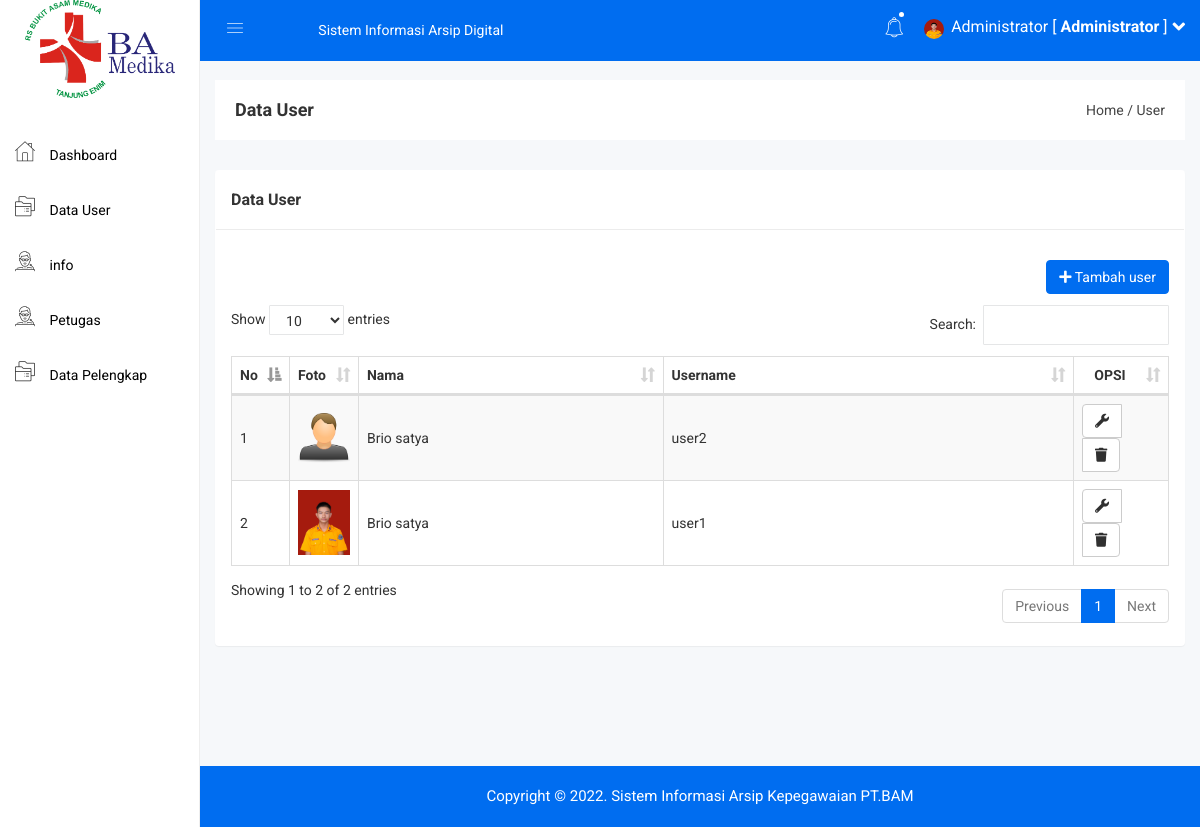
Before: /admin/user.php (signed in) with the older database file.
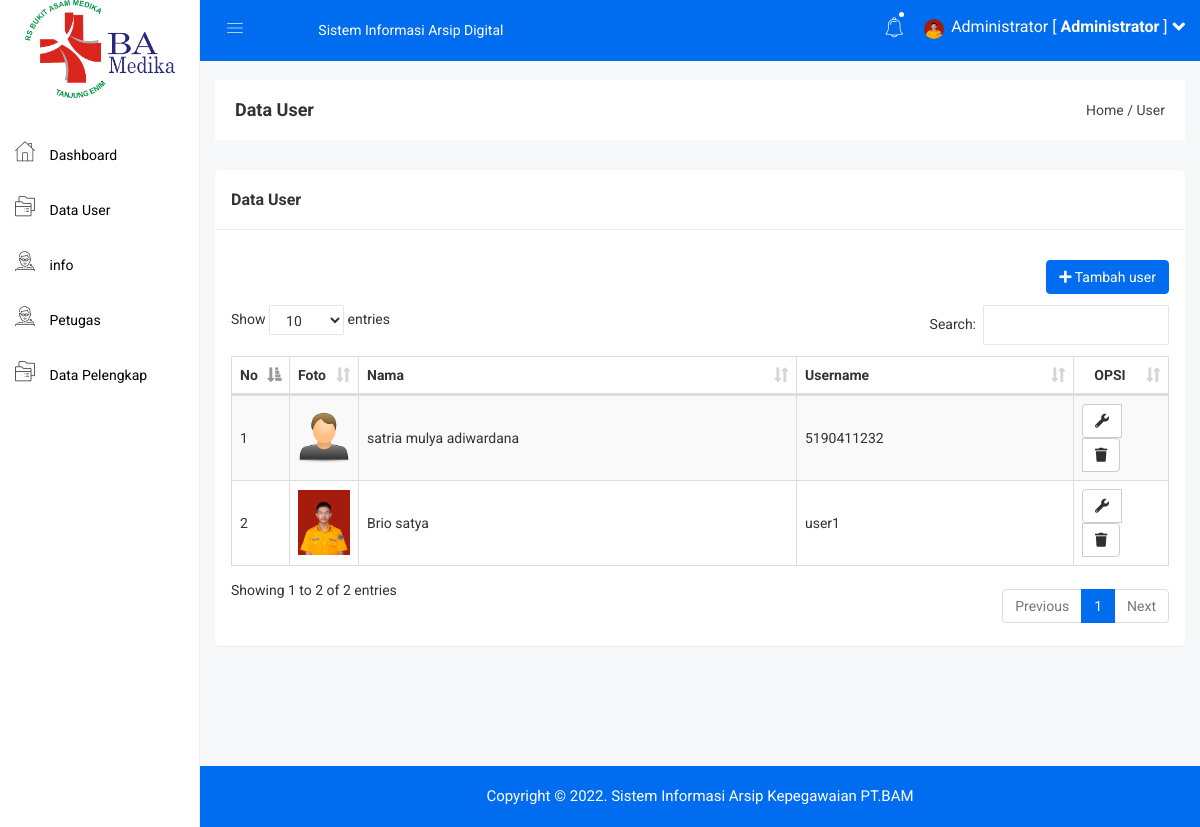
After: the same page with the newer database file.
### tables this page shows
CREATE TABLE `diri` (
  `id` int(11) NOT NULL,
  `username` varchar(50) NOT NULL,
  `password` varchar(50) NOT NULL,
  `nama` varchar(100) NOT NULL,
  `tempat_lahir` varchar(50) NOT NULL,
  `tanggal_lahir` date NOT NULL,
  `goldar` varchar(5) NOT NULL,
  `nik` varchar(20) NOT NULL,
  `status_kawin` varchar(40) NOT NULL,
  `alamat` varchar(100) NOT NULL,
  `email` varchar(50) NOT NULL,
  `npwp` varchar(40) NOT NULL,
  `nip` varchar(40) NOT NULL,
  `telpon1` varchar(14) NOT NULL,
  `telpon2` varchar(14) NOT NULL,
  `bpjs` varchar(40) NOT NULL,
  `serata` varchar(40) NOT NULL,
  `jurusan` varchar(50) NOT NULL,
  `univ` varchar(60) NOT NULL,
  `id_lokasi` int(11) NOT NULL,
  `id_status` int(11) NOT NULL,
  `id_jabatan` varchar(25) NOT NULL,
  `id_jj` int(11) NOT NULL,
  `nakes` varchar(30) NOT NULL,
  `jenis_jabatan` varchar(30) NOT NULL,
  `foto` varchar(100) NOT NULL,
  `status` int(11) NOT NULL
);

### admin/user.php (the view)
<?php include 'header.php'; ?>
<div class="breadcome-area">
    <div class="container-fluid">
        <div class="row">
            <div class="col-lg-12 col-md-12 col-sm-12 col-xs-12">
                <div class="breadcome-list">
                    <div class="row">
                        <div class="col-lg-6 col-md-6 col-sm-6 col-xs-12">
                            <div class="breadcome-heading">
                                <h4 style="margin-bottom: 0px">Data User</h4>
                            </div>
                        </div>
                        <div class="col-lg-6 col-md-6 col-sm-6 col-xs-12">
                            <ul class="breadcome-menu" style="padding-top: 0px">
                                <li><a href="#">Home</a> <span class="bread-slash">/</span></li>
                                <li><span class="bread-blod">User</span></li>
                            </ul>
                        </div>
                    </div>
                </div>
            </div>
        </div>
    </div>
</div>
<div class="container-fluid">
    <div class="panel panel">
        <div class="panel-heading">
            <h3 class="panel-title">Data User</h3>
        </div>
        <div class="panel-body">
            <div class="pull-right">
                <a href="user_tambah.php" class="btn btn-primary"><i class="fa fa-plus"></i> Tambah user</a>
            </div>
            <br>
            <br>
            <br>
            <table id="table" class="table table-bordered table-striped table-hover table-datatable">
                <thead>
                    <tr>
                        <th width="1%">No</th>
                        <th width="5%">Foto</th>
                        <th>Nama</th>
                        <th>Username</th>
                        <th class="text-center" width="10%">OPSI</th>
                    </tr>
                </thead>
                <tbody>
                    <?php
                    include '../koneksi.php';
                    $no = 1;
                    $user = mysqli_query($koneksi,"SELECT * FROM diri ORDER BY id DESC");
                    while($p = mysqli_fetch_array($user)){
                        ?>
                        <tr>
                            <td><?php echo $no++; ?></td>
                            <td>
                                <?php
                                if($p['foto'] == ""){
                                    ?>
                                    <img class="img-user" src="../gambar/sistem/user.png">
                                    <?php
                                }else{
                                    ?>
                                    <img class="img-user" src="../gambar/user/<?php echo $p['foto']; ?>">
                                    <?php
                                }
                                ?>
                            </td>
                            <td><?php echo $p['nama'] ?></td>
                            <td><?php echo $p['username'] ?></td>
                            <td class="text-center">
                                <div class="btn-group">
                                    <a href="user_edit.php?id=<?php echo $p['user_id']; ?>" class="btn btn-default"><i class="fa fa-wrench"></i></a>
                                    <a href="user_hapus.php?id=<?php echo $p['user_id']; ?>" class="btn btn-default"><i class="fa fa-trash"></i></a>
                                </div>
                            </td>
                        </tr>
                        <?php
                    }
                    ?>
                </tbody>
            </table>
        </div>
    </div>
</div>
<?php include 'footer.php'; ?>

Changed rows visible on the page:
changed diri: nama "Brio satya" → "satria mulya adiwardana"; username "user2" → "5190411232"
